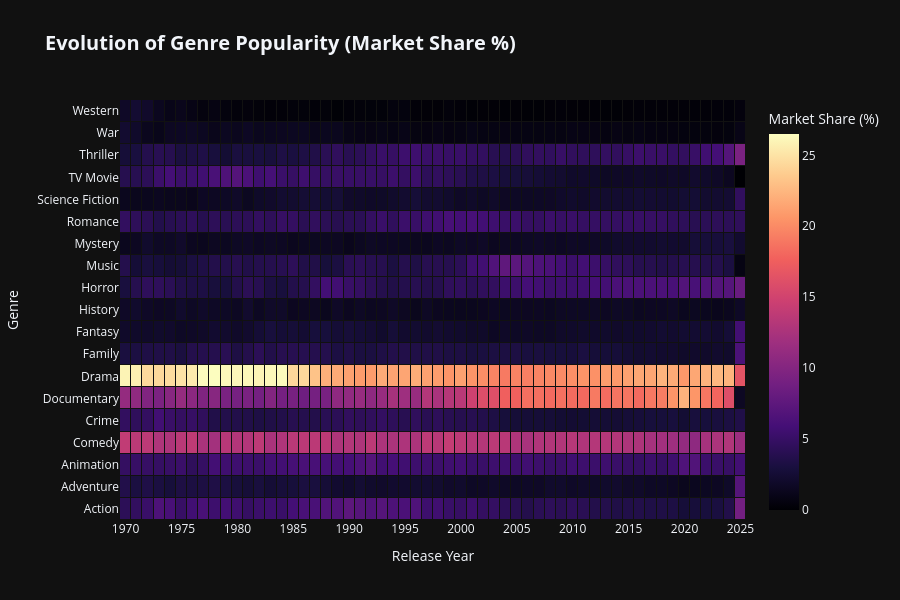

Notebook code for this chart:
### Markdown cell above
### Chart

### Code cell
import plotly.graph_objects as go

# Use the clean matrices created above
data_color = heatmap_pct
data_real = heatmap_count

# --- HOVER TEXT GENERATION ---
hover_text_matrix = []
for genre in data_color.index:
    row = []
    for year in data_color.columns:
        pct = data_color.loc[genre, year]
        count = data_real.loc[genre, year]

        # Tooltip content
        txt = (f"<b>{genre}</b> ({year})<br>"
               f"Market Share: <b>{pct:.1f}%</b><br>"
               f"Total Movies: {int(count)}")
        row.append(txt)
    hover_text_matrix.append(row)

# Create Heatmap
fig = go.Figure(data=go.Heatmap(
    z=data_color.values,
    x=data_color.columns,
    y=data_color.index,

    hovertext=hover_text_matrix,
    hovertemplate="%{hovertext}<extra></extra>",

    colorscale='Magma',
    xgap=1,
    ygap=1,
    colorbar=dict(title="Market Share (%)")
))

fig.update_layout(
    title={
        'text': "<b>Evolution of Genre Popularity (Market Share %)</b>",
        'font': dict(size=20)
    },
    xaxis_title="Release Year",
    yaxis_title="Genre",
    template="plotly_dark",
    height=600,

    # Axis formatting
    xaxis=dict(
        showgrid=False,
        dtick=5, # Show a label every 5 years
        tickmode='linear',
        range=[1969.5, 2025.5]
    ),
    yaxis=dict(showgrid=False)
)

fig.show()

### Figure 1 — Plotly figure (JSON) as saved in the notebook; plotly's stock layout.template omitted (floating-point values rounded to 4 significant figures; data arrays with more than 128 entries replaced by an {"elided": "..."} marker saying what was removed)
{"data": [{"colorbar": {"title": {"text": "Market Share (%)"}}, "colorscale": [[0.0, "#000004"], [0.1111, "#180f3d"], [0.2222, "#440f76"], [0.3333, "#721f81"], [0.4444, "#9e2f7f"], [0.5556, "#cd4071"], [0.6667, "#f1605d"], [0.7778, "#fd9668"], [0.8889, "#feca8d"], [1.0, "#fcfdbf"]], "hovertemplate": "%{hovertext}<extra></extra>", "hovertext": {"elided": "19x56 str values"}, "x": [1970, 1971, 1972, 1973, 1974, 1975, 1976, 1977, 1978, 1979, 1980, 1981, 1982, 1983, 1984, 1985, 1986, 1987, 1988, 1989, 1990, 1991, 1992, 1993, 1994, 1995, 1996, 1997, 1998, 1999, 2000, 2001, 2002, 2003, 2004, 2005, 2006, 2007, 2008, 2009, 2010, 2011, 2012, 2013, 2014, 2015, 2016, 2017, 2018, 2019, 2020, 2021, 2022, 2023, 2024, 2025], "xgap": 1, "y": ["Action", "Adventure", "Animation", "Comedy", "Crime", "Documentary", "Drama", "Family", "Fantasy", "History", "Horror", "Music", "Mystery", "Romance", "Science Fiction", "TV Movie", "Thriller", "War", "Western"], "ygap": 1, "z": {"elided": "19x56 float values"}, "type": "heatmap"}], "layout": {"title": {"font": {"size": 20}, "text": "<b>Evolution of Genre Popularity (Market Share %)</b>"}, "xaxis": {"title": {"text": "Release Year"}, "showgrid": false, "dtick": 5, "tickmode": "linear", "range": [1970.0, 2026.0]}, "yaxis": {"title": {"text": "Genre"}, "showgrid": false}, "height": 600}}
